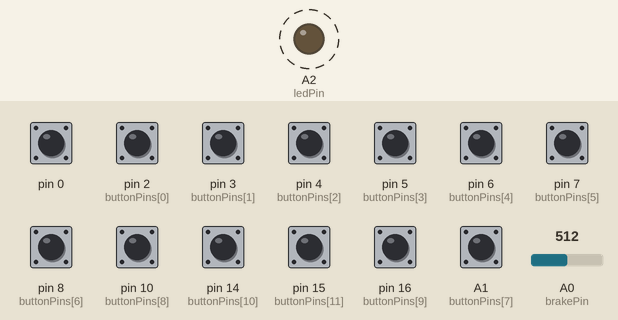
This sketch was run on a simulated Arduino Leonardo, built with avr-gcc and run on an emulated ATmega32U4. Shown: output pins drawn as LEDs (lit = HIGH). Dashed ring = blinking. The test bench sets the inputs (shaded band); at power-on: A1 (buttonPins[7]), pin 0, pin 2 (buttonPins[0]), pin 3 (buttonPins[1]), pin 4 (buttonPins[2]), pin 5 (buttonPins[3]), pin 6 (buttonPins[4]), pin 7 (buttonPins[5]), pin 8 (buttonPins[6]), pin 10 (buttonPins[8]), pin 14 (buttonPins[10]), pin 15 (buttonPins[11]), pin 16 (buttonPins[9]) HIGH, A0 (brakePin) = 512. USB keyboard and mouse output is not drawn.

Above: at 0.2 s.
Timing chart, 0 to 3.0 s (numbered marks = the images above):
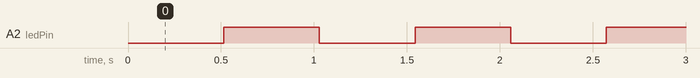

Measured:
- by itself, A2 (ledPin): alternates HIGH for 0.51 s and LOW for 0.51 s

The sketch:

handbrake.ino
```cpp
// A0 = Handbrake Pot
//
//
// NOTE: This sketch file is for use with Arduino Leonardo (atmega32u4) only
//
//
//
//--------------------------------------------------------------------

#include <Joystick.h>

int value1 = 0;

Joystick_ Joystick(JOYSTICK_DEFAULT_REPORT_ID, JOYSTICK_TYPE_GAMEPAD,
                   12, 0,                  // Button Count, Hat Switch Count
                   true, true, false,     // X and Y, but no Z Axis
                   false, false, false,   // No Rx, Ry, or Rz
                   false, false,          // No rudder or throttle
                   false, false, false);  // No accelerator, brake, or steering

const int buttonPins[] = {2, 3, 4, 5, 6, 7, 8, A1, 10, 16, 14, 15};
const int brakePin = A0;
const int ledPin =  A2;

unsigned long previousMillis = 0;
int ledState = LOW;
const long interval = 500;


void setup() {
  // Initialize Button Pins
  for (int i = 0; i < sizeof(buttonPins); i++)
  {
    pinMode(buttonPins[i], INPUT_PULLUP);
  }
  pinMode(ledPin, OUTPUT);

  // Initialize Joystick Library
  Joystick.begin();
  Joystick.setXAxisRange(0, 1024);
  Joystick.setYAxisRange(-1, 1);
  Joystick.setXAxis(20);
}


void loop() {
  unsigned long currentMillis = millis();
  if (currentMillis - previousMillis >= interval) {
    // save the last time you blinked the LED
    previousMillis = currentMillis;

    // if the LED is off turn it on and vice-versa:
    if (ledState == LOW) {
      ledState = HIGH;
    } else {
      ledState = LOW;
    }

    // set the LED with the ledState of the variable:
    digitalWrite(ledPin, ledState);
  }


  value1 = analogRead(brakePin);
  delay(20);
  Joystick.setXAxis(value1);
  // Button Pins
  for (int i = 0; i < sizeof(buttonPins); i++)
  {
    Joystick.setButton(i, digitalRead(buttonPins[i]));
  }

  delay(30);
}
```
